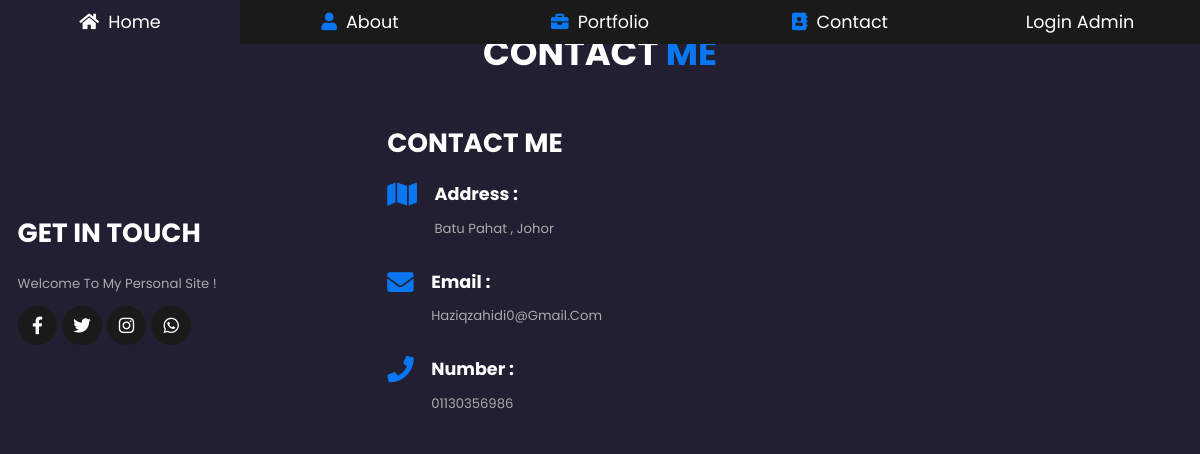
The page /contact.php on the database its author committed.
### tables this page shows
CREATE TABLE `contact` (
  `contact_id` int(11) NOT NULL,
  `contact_info` text NOT NULL,
  `contact_email` varchar(255) NOT NULL,
  `contact_phone` varchar(255) NOT NULL,
  `contact_address` varchar(255) NOT NULL,
  `contact_fb` varchar(255) NOT NULL,
  `contact_tw` varchar(255) NOT NULL,
  `contact_insta` varchar(255) NOT NULL,
  `contact_wts` varchar(255) NOT NULL
);

### contact.php (the view, shortened to what this page needs)
<?php
    include("template/front/header.php");
    include("template/front/navbar.php");
    include("config/database.php");
?>
<?php
		 $statement = $conn->prepare('SELECT * FROM contact ORDER BY contact_id DESC');
		$statement->execute();
		 $contact = $statement->fetchAll(PDO::FETCH_ASSOC);
		  foreach ($contact as $contact);
		 ?>
<section class="contact">
    <h1 style="font-size:4rem;" class="heading"> contact <span>me</span> </h1>
    <div class="row">
        <div class="info-container">
            <h1>get in touch</h1>
            <p><?php echo $contact['contact_info']; ?></p>
            <div class="share">
                <a target="_blank" href="https://facebook.com/<?php echo $contact['contact_fb']; ?>"
                    class="fab fa-facebook-f"></a>
                <a target="_blank" href="https://twitter.com/<?php echo $contact['contact_tw']; ?>"
                    class="fab fa-twitter"></a>
                <a target="_blank" href="https://instagram.com/<?php echo $contact['contact_insta']; ?>"
                    class="fab fa-instagram"></a>
                <a target="_blank" href="https://wa.me/<?php echo $contact['contact_wts']; ?>"
                    class="fab fa-whatsapp"></a>
            </div>
        </div>
        <div class="row">
            <div class="info-container">
                <div class="box-container">
                    <h1 > contact me </h1>
                    <div class="box">
                        <i class="fas fa-map"></i>
                        <div class="info">
                            <h3>address :</h3>
                            <p><?php echo $contact['contact_address']; ?></p>
                        </div>
                    </div>
                    <div class="box">
                        <i class="fas fa-envelope"></i>
                        <div class="info">
                            <h3>email :</h3>
                            <p><?php echo $contact['contact_email']; ?></p>
                        </div>
                    </div>
                    <div class="box">
                        <i class="fas fa-phone"></i>
                        <div class="info">
                            <h3>number :</h3>
                            <p><?php echo $contact['contact_phone']; ?></p>
                        </div>
                    </div>
                </div>
            </div>
        </div>
</section>
<?php include("template/front/footer.php"); ?>

### assets/css/style.css (style rules this page uses)
* { font-family: "Poppins", sans-serif; margin: 0; padding: 0; -webkit-box-sizing: border-box; box-sizing: border-box; text-decoration: none; outline: none; border: none; text-transform: capitalize; }
html { font-size: 62.5%; overflow-x: hidden; }
body { background: #211f31; padding-bottom: 6.5rem; }
section { padding: 5rem 9%; }
.heading { text-align: center; font-size: 6vw; color: #fff; margin-bottom: 3rem; text-transform: uppercase; }
.heading span { text-transform: uppercase; color: #0977f2; }
.contact .row { display: -webkit-box; display: -ms-flexbox; display: flex; -webkit-box-align: center; -ms-flex-align: center; align-items: center; -ms-flex-wrap: wrap; flex-wrap: wrap; gap: 2rem; }
.contact .row .info-container { width: 40rem; }
.contact .row .info-container h1 { font-size: 3rem; text-transform: uppercase; color: #fff; padding-bottom: 1rem; }
.contact .row .info-container p { font-size: 1.5rem; line-height: 2; color: #aaa; padding: 1rem 0; }
.contact .row .info-container .box-container { padding: 2rem 0; }
.contact .row .info-container .box-container .box { display: -webkit-box; display: -ms-flexbox; display: flex; gap: 2rem; padding: 1rem 0; }
.contact .row .info-container .box-container .box i { font-size: 3rem; color: #0977f2; }
.contact .row .info-container .box-container .box h3 { font-size: 2rem; color: #fff; }
.contact .row .info-container .share a { font-size: 2rem; height: 4.5rem; width: 4.5rem; line-height: 4.5rem; border-radius: 50%; background: #1a1a1a; color: #fff; text-align: center; margin-right: 0.3rem; }
@media (max-width: 1200px) { html { font-size: 55%; } }
@media (max-width: 1200px) { section { padding: 3rem 2rem; } }

### rows shown on the page
contact: contact_info "Welcome To My Personal Site !", contact_address "Batu Pahat , Johor", contact_email "Haziqzahidi0@gmail.com", contact_phone "01130356986"
